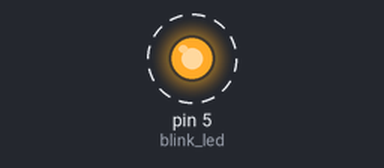
Simulated run of this program. Board: Raspberry Pi (header pin numbers). Parts: output pins drawn as LEDs (lit = HIGH). Dashed ring = blinking. What the program prints to the terminal is not drawn. At 25.0 s the program stops and its outputs stay as they are.

Above: at 0.2 s.
Timing chart, 0 to 3.0 s (numbered marks = the images above):
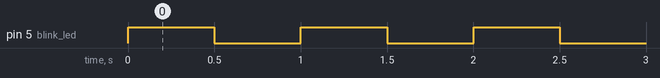

Measured:
- by itself, pin 5 (blink_led): alternates HIGH for 0.50 s and LOW for 0.50 s, 50 changes in all, then stays LOW

The program:

raspberry_pi_blink_led_04.py
```python
#
import RPi.GPIO as GPIO
import time

blink_led = 5
GPIO.setmode(GPIO.BOARD) # Note This is specifying the physical pins on the Raspberry Pi Header
GPIO.setwarnings(False)
GPIO.setup(blink_led,GPIO.OUT)

for i in range(25):
  print("LED on - cycle",i+1)
  GPIO.output(blink_led,GPIO.HIGH)
  time.sleep(.5)
  print("LED off")
  GPIO.output(blink_led,GPIO.LOW)
  time.sleep(.5)
print('Done')
```
